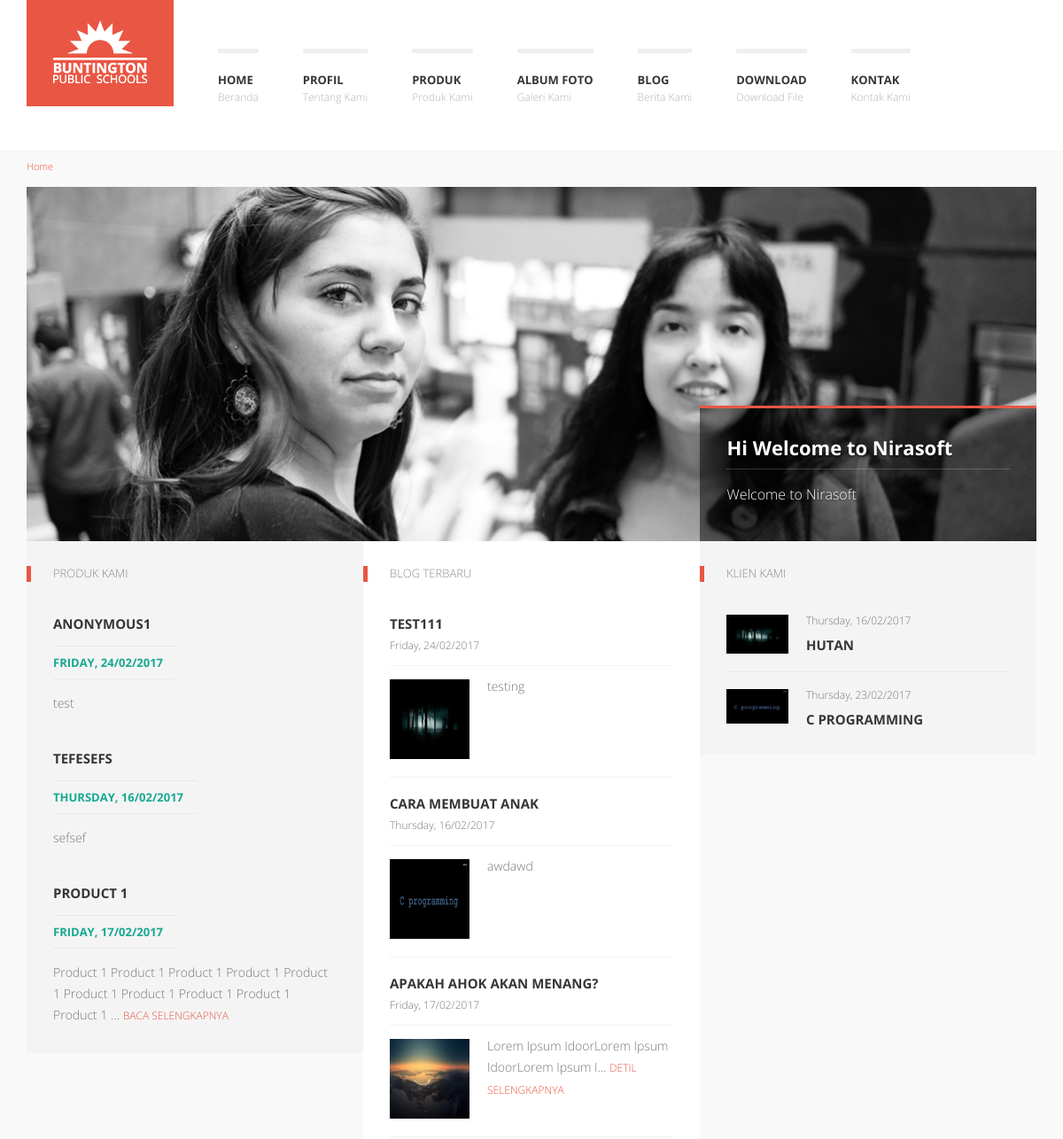
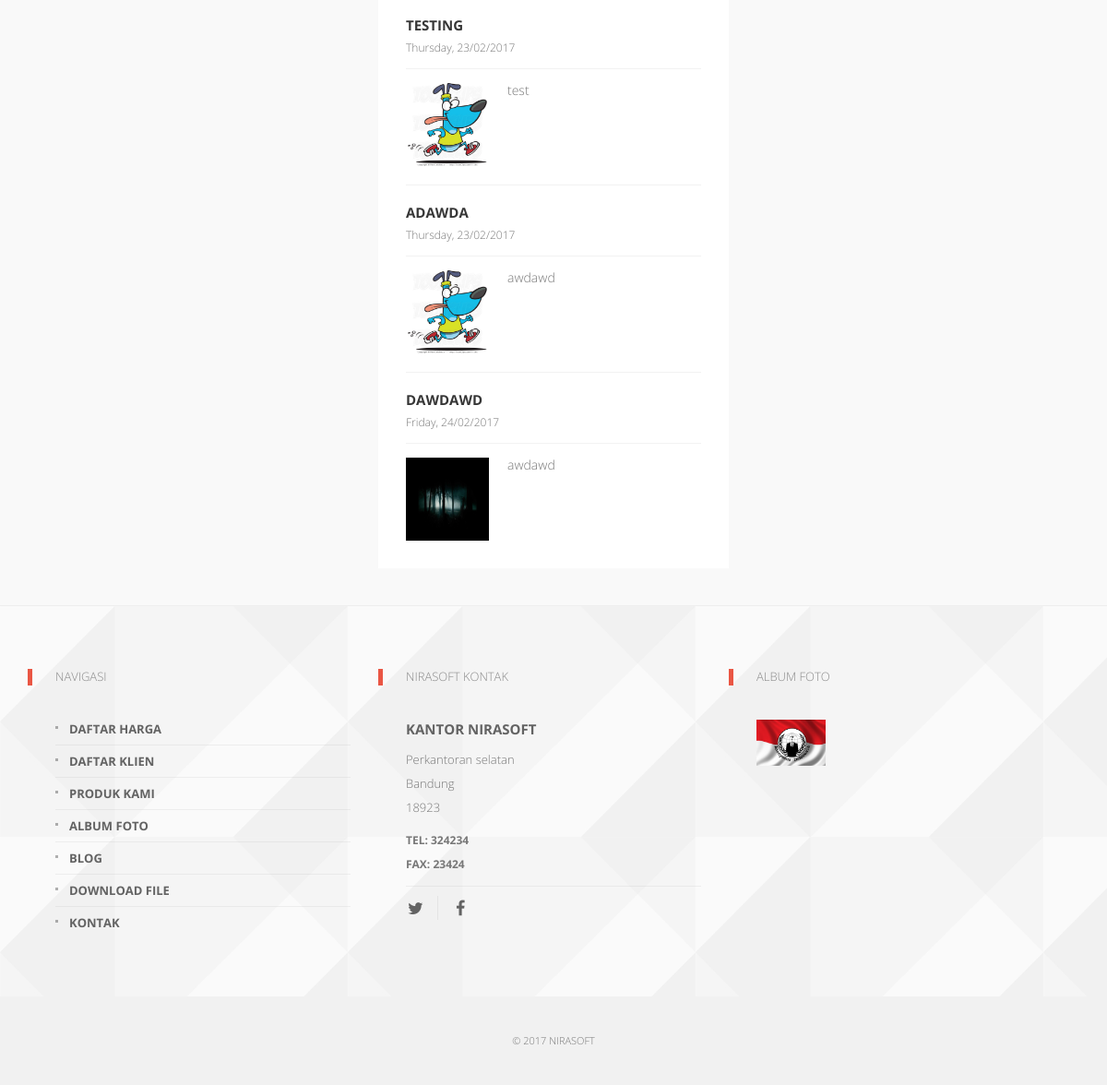
Screenshot of /index.php/public/home with the database file from the repository (2 pictures, top to bottom).
### tables this page shows
CREATE TABLE IF NOT EXISTS `config` (
`config_id` int(11) NOT NULL,
  `nameweb` varchar(225) NOT NULL,
  `email` varchar(225) NOT NULL,
  `keywords` text NOT NULL,
  `google_maps` text NOT NULL,
  `logo` varchar(225) NOT NULL,
  `icon` varchar(225) NOT NULL,
  `about` text NOT NULL,
  `address` text NOT NULL,
  `city` varchar(100) NOT NULL,
  `zip_code` varchar(100) NOT NULL,
  `phone_number` varchar(225) NOT NULL,
  `metatext` text NOT NULL,
  `fax` text NOT NULL,
  `facebook` varchar(225) NOT NULL,
  `twitter` varchar(225) NOT NULL,
  `instagram` varchar(225) NOT NULL,
  `google_plus` varchar(225) NOT NULL,
  `pinterest` varchar(225) NOT NULL
);

CREATE TABLE IF NOT EXISTS `galleries` (
`gallery_id` int(11) NOT NULL,
  `user_id` int(11) NOT NULL,
  `gallery_name` varchar(225) NOT NULL,
  `slug_gallery` varchar(225) NOT NULL,
  `image` varchar(225) NOT NULL,
  `gallery_description` text NOT NULL,
  `position` varchar(100) NOT NULL,
  `date` timestamp NOT NULL DEFAULT CURRENT_TIMESTAMP ON UPDATE CURRENT_TIMESTAMP,
  `status` varchar(100) NOT NULL
);

CREATE TABLE IF NOT EXISTS `products` (
`product_id` int(11) NOT NULL,
  `user_id` int(11) NOT NULL,
  `product_name` varchar(225) NOT NULL,
  `slug_product` varchar(225) NOT NULL,
  `image` varchar(225) NOT NULL,
  `product_description` text NOT NULL,
  `date` timestamp NOT NULL DEFAULT CURRENT_TIMESTAMP ON UPDATE CURRENT_TIMESTAMP,
  `status` varchar(100) NOT NULL
);

CREATE TABLE IF NOT EXISTS `blogs` (
`blog_id` int(11) NOT NULL,
  `user_id` int(11) NOT NULL,
  `category_id` int(11) NOT NULL,
  `title` varchar(225) NOT NULL,
  `slug_blog` varchar(225) NOT NULL,
  `content` text NOT NULL,
  `image` varchar(225) NOT NULL,
  `date_post` timestamp NOT NULL DEFAULT CURRENT_TIMESTAMP ON UPDATE CURRENT_TIMESTAMP,
  `status` varchar(100) NOT NULL,
  `keywords` text NOT NULL
);

CREATE TABLE IF NOT EXISTS `clients` (
`client_id` int(11) NOT NULL,
  `user_id` int(11) NOT NULL,
  `client_name` varchar(225) NOT NULL,
  `slug_client` varchar(225) NOT NULL,
  `image` varchar(225) NOT NULL,
  `website` varchar(225) NOT NULL,
  `date` timestamp NOT NULL DEFAULT CURRENT_TIMESTAMP ON UPDATE CURRENT_TIMESTAMP,
  `status` varchar(100) NOT NULL
);

### application/views/front/home/news.php (the view)
<div class="col-lg-4 col-md-4">
    <div class="col-padded">
        <ul class="list-unstyled clear-margins">
            <li class="widget-container widget_recent_news">
                <h1 class="title-widget">Blog Terbaru</h1>
                <ul class="list-unstyled">
                <?php
                    foreach ($blogs as $blog){
                        if ($blog['blog_id']++ < 10) {
                ?>
                    <li class="recent-news-wrap">
                        <h1 class="title-median"><a href="<?php echo base_url('blog/detil/'.$blog['slug_blog']);?>" title="<?php echo $blog['title'];?>"><?php echo $blog['title'];?></a></h1>
                        <div class="recent-news-meta">
                            <div class="recent-news-date"><?php echo date('l, d/m/Y', strtotime($blog['date_post'])); ?></div>
                        </div>
                        <div class="recent-news-content clearfix">
                            <figure class="recent-news-thumb">
                                <a href="<?php echo base_url('blog/detil/'.$blog['slug_blog']);?>" title="<?php echo $blog['title'];?>">
                                <img src="<?php echo base_url('assets/upload/image/'.$blog['image']);?>" style="height:90px"/></a>
                            </figure>
                            <div class="recent-news-text">
                                <p>
                                <?php
                                    $out = strlen($blog['content']) > 50 ? substr($blog['content'],0,50).'... <a href="#" class="moretag">detil Selengkapnya</a> ' : $blog['content'];
                                    echo $out;
                                ?>
                                </p>
                            </div>
                        </div>
                    </li>
                <?php }} ?>
                </ul>
            </li>
        </ul>
    </div>
</div>

### application/views/front/layout/header.php (shortened to what the rows shown need)
<body role="document">
  <div id="k-head" class="container">
      <div class="row">
          <div class="col-lg-12">
              <div id="k-site-logo" class="pull-left">
                  <h1 class="k-logo">
                      <a href="<?php echo base_url();?>" title="Home Page">
                          <img src="<?php echo base_url('assets/upload/image/thumbs/'.$site['logo']);?>" alt="Site Logo" class="img-responsive" />
                      </a>
                  </h1>
              </div>
          </div>
      </div>
  </div>

### application/views/front/home/slider.php (shortened to what the rows shown need)
<div class="row no-gutter fullwidth">
    <div class="col-lg-12 clearfix">
        <div id="carousel-featured" class="carousel slide" data-interval="4000" data-ride="carousel">
            <div class="carousel-inner">
            <?php
                $i=0;
                foreach ($galleries as $gallery){
                if ($i == 0){
             ?>
                <div class="item active">
                    <img src="<?php echo base_url('assets/upload/image/'.$gallery['image']);?>" alt="<?php echo $gallery['gallery_name'] ?>" />
                    <div class="k-carousel-caption pos-1-3-right scheme-dark">
                        <div class="caption-content">
                            <h3 class="caption-title"><?php echo $gallery['gallery_name'];?></h3>
                            <p>
                                <?php echo $gallery['gallery_description'];?>
                            </p>
                        </div>
                    </div>
                </div>
            <?php
                } $i++; }
            ?>
            </div>
        </div>
    </div>
</div>

### application/views/front/home/produk.php
<div class="col-lg-4 col-md-4">
    <div class="col-padded col-shaded">
        <ul class="list-unstyled clear-margins">
            <li class="widget-container widget_up_events">
                <h1 class="title-widget">Produk Kami</h1>
                <ul class="list-unstyled">
                <?php
                    foreach ($products as $product){
                        if ($product['product_id']++ < 10) {
                ?>
                    <li class="up-event-wrap">
                        <h1 class="title-median">
                        <a href="<?php echo base_url('produk/detil/'.$product['slug_product']);?>" title="<?php echo $product['product_name'];?>"><?php echo $product['product_name'];?></a></h1>
                        <div class="up-event-meta clearfix">
                            <div class="up-event-date"><?php echo date('l, d/m/Y', strtotime($product['date'])); ?></div>
                        </div>
                        <p>
                            <?php
                                $out = strlen($product['product_description']) > 100 ? substr($product['product_description'],0,100).'... <a href="'. base_url('produk/lihat/'.$product['slug_product']).'" class="moretag">Baca Selengkapnya</a> ' : $product['product_description'];
                                echo $out;
                            ?>
                        </p>
                    </li>
                <?php }} ?>
                </ul>
            </li>
        </ul>
    </div>
</div>

### application/views/front/home/klien.php
<div class="col-lg-4 col-md-4">
    <div class="col-padded col-shaded">
        <ul class="list-unstyled clear-margins">
            <li class="widget-container widget_recent_news">
                <h1 class="title-widget">Klien Kami</h1>
                <ul class="list-unstyled">
                <?php
                    foreach ($clients as $client){
                        if ($client['client_id']++ < 10) {
                ?>
                    <li class="recent-news-wrap news-no-summary">
                        <div class="recent-news-content clearfix">
                            <figure class="recent-news-thumb">
                                <a href="<?php echo $client['website'];?>" title="<?php echo $client['client_name'];?>">
                                <img src="<?php echo base_url('assets/upload/image/'.$client['image']);?>" class="attachment-thumbnail wp-post-image" alt="Thumbnail 1" /></a>
                            </figure>
                            <div class="recent-news-text">
                                <div class="recent-news-meta">
                                    <div class="recent-news-date"><?php echo date('l, d/m/Y', strtotime($client['date'])); ?></div>
                                </div>
                                <h1 class="title-median"><a href="<?php echo $client['website'];?>" title="<?php echo $client['client_name'];?>"><?php echo $client['client_name'];?></a></h1>
                            </div>
                        </div>
                    </li>
                <?php }}  ?>
                </ul>
            </li>
        </ul>
    </div>
</div>

### application/views/front/layout/footer.php (shortened to what the rows shown need)
    <div id="k-footer">
        <div class="container">
            <div class="row no-gutter">
                <div class="col-lg-4 col-md-4">
                    <div class="col-padded col-naked">
                        <ul class="list-unstyled clear-margins">
                            <li class="widget-container widget_nav_menu">
                                <h1 class="title-widget">Navigasi</h1>
                            </li>
                        </ul>
                    </div>
                </div>
                <div class="col-lg-4 col-md-4">
                    <div class="col-padded col-naked">
                        <ul class="list-unstyled clear-margins">
                            <li class="widget-container widget_recent_news">
                                <h1 class="title-widget"><?php echo $site['nameweb'];?> Kontak</h1>
                                <div itemscope itemtype="http://data-vocabulary.org/Organization">
                                    <h2 class="title-median m-contact-subject" itemprop="name">Kantor <?php echo $site['nameweb'];?></h2>
                                    <div class="m-contact-address" itemprop="address" itemscope itemtype="http://data-vocabulary.org/Address">
                                        <span class="m-contact-street" itemprop="street-address"><?php echo $site['address'];?></span>
                                        <span class="m-contact-city-region"><span class="m-contact-city" itemprop="locality"><?php echo $site['city'];?></span></span>
                                        <span class="m-contact-zip-country"><span class="m-contact-zip" itemprop="postal-code"><?php echo $site['zip_code'];?></span></span>
                                    </div>
                                    <div class="m-contact-tel-fax">
                                        <span class="m-contact-tel">Tel: <span itemprop="tel"><?php echo $site['phone_number'];?></span></span>
                                        <span class="m-contact-fax">Fax: <span itemprop="fax"><?php echo $site['fax'];?></span></span>
                                    </div>
                                </div>
                                <div class="social-icons">
                                    <ul class="list-unstyled list-inline">
                                    </ul>
                                </div>
                            </li>
                        </ul>
                    </div>
                </div>
                <div class="col-lg-4 col-md-4">
                    <div class="col-padded col-naked">
                        <ul class="list-unstyled clear-margins">
                            <li class="widget-container widget_sofa_flickr">
                                <h1 class="title-widget">Album Foto</h1>
                                <ul class="k-flickr-photos list-unstyled">
                                <?php
                                    $galleries = $this->mGalleries->listGalleryPubFooter();
                                    foreach ($galleries as $gallery){
                                ?>
                                    <li><a href="<?php echo base_url('galeri');?>" title="<?php echo $gallery['gallery_name'];?>"><img src="<?php echo base_url('assets/upload/image/'.$gallery['image']);?>" alt="Photo 1" /></a></li>
                                <?php } ?>
                                 </ul>
                            </li>
                        </ul>
                    </div>
                </div>
            </div>
        </div>
    </div>
    <div id="k-subfooter">
        <div class="container">
            <div class="row">
                <div class="col-lg-12">
                    <center>
                    <p class="copy-text text-inverse">
                    &copy; 2017 <?php echo $site['nameweb'];?>
                    </p>
                    </center>
                </div>
            </div>
        </div>
    </div>
  </body>
</html>

### rows the page displays
config: logo (picture), nameweb "NIRASOFT", address "Perkantoran selatan", city "Bandung", zip_code "18923", phone_number "324234", fax "23424"
galleries: image (picture), gallery_name "Hi Welcome to Nirasoft", gallery_description "Welcome to Nirasoft"
products: product_name "ANONYMOUS1", date "FRIDAY, 24/02/2017", product_description "test"
products: product_name "TEFESEFS", date "THURSDAY, 16/02/2017", product_description "sefsef"
products: product_name "PRODUCT 1", date "FRIDAY, 17/02/2017", product_description "Product 1 Product 1 Product 1 Product 1 Product 1 Product 1 Product 1 Product 1 Product 1 Product 1"
blogs: title "TEST111", date_post "Friday, 24/02/2017", image (picture), content "testing"
blogs: title "CARA MEMBUAT ANAK", date_post "Thursday, 16/02/2017", image (picture), content "awdawd"
blogs: title "APAKAH AHOK AKAN MENANG?", date_post "Friday, 17/02/2017", image (picture), content "Lorem Ipsum IdoorLorem Ipsum IdoorLorem Ipsum I"
blogs: title "TESTING", date_post "Thursday, 23/02/2017", image (picture), content "test"
blogs: title "ADAWDA", date_post "Thursday, 23/02/2017", image (picture), content "awdawd"
blogs: title "DAWDAWD", date_post "Friday, 24/02/2017", image (picture), content "awdawd"
clients: image (picture), date "Thursday, 16/02/2017", client_name "HUTAN"
clients: image (picture), date "Thursday, 23/02/2017", client_name "C PROGRAMMING"
galleries: image (picture)
